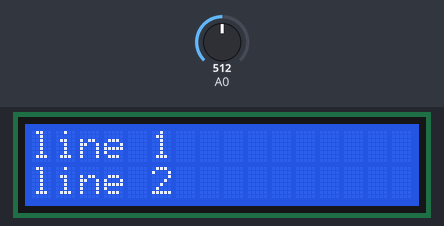
A sketch run on a simulated Arduino Uno, built with avr-gcc and run on an emulated ATmega328P. On the bench: 16×2 character LCD. Inputs (shaded band) come from the test bench; at power-on: A0 = 512.

Above: at 1.2 s.
1.3 s: A0 set to 716
At 1.57 s:
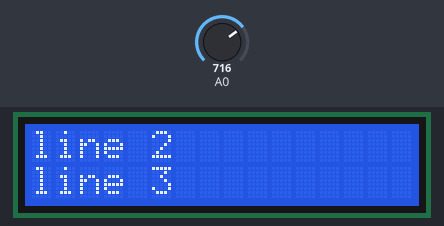
At 2.0 s:
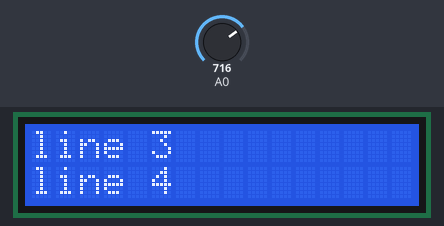
Timing chart, 0 to 4.3 s (numbered marks = the images above; inputs shaded):
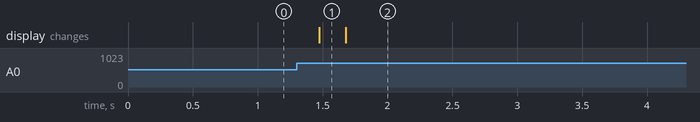

Measured:
- after the input at 1.3 s, the display: changes after 0.17 s (image 1)

The sketch:

LCD-test-with-FM-radio.ino
```cpp
/*
AUTHOR: Enrico Formenti

The circuit:
 * LCD RS pin to digital pin 7
 * LCD Enable pin to digital pin 6
 * LCD D4 pin to digital pin 5
 * LCD D5 pin to digital pin 4
 * LCD D6 pin to digital pin 3
 * LCD D7 pin to digital pin 2
 * LCD R/W pin to ground
 * LCD button value to analog pin A0
*/

#include <LiquidCrystal.h>
//LiquidCrystal lcd(7, 6, 5, 4, 3, 2);
LiquidCrystal lcd(8, 9, 4, 5, 6, 7);

// initialize internal variables
unsigned int l;             // current line number displayed on the first row

// text content of the menus
char *txt[4]={"line 1", "line 2", "line 3", "line 4"};

void printmenulines(unsigned int line) {
    lcd.clear();
    lcd.print(txt[line]);
    lcd.setCursor(0, 1);
    lcd.print(txt[line+1]);
}

void setup() {

  pinMode(A0, INPUT);
  lcd.begin(16, 2);
  lcd.clear();
  l = 0;
  printmenulines(0);

}

// the values below are found reading the analog pin A0
// when one of the five buttons is pressed
// no button = 1023
// B1 = 0
// B2 = 206
// B3 = 426
// B4 = 623
// B5 = 824

// the buttons are remapped to
// 5 = no button pressed
// 0 = button 1 (first button from left)
// 1 = button 2
// 2 = button 3
// 3 = button 4
// 4 = button 5

void loop() {

  // set the cursor to column 0, line 1
  // (note: line 1 is the second row, since counting begins with 0):

  uint8_t button; // code of button pressed
  boolean buttonPressed; // true if a button has been pressed

  button=(uint8_t)map(analogRead(0),0,1023,0,5);

  switch(button) {
    case 3: // down arrow
      buttonPressed = true;
      if(l<2)
        ++l;
        break;
     case 4: // up arrow
      buttonPressed = true;
      if(l>0)
        --l;
        break;
     default:
      buttonPressed = false;
        break;
  }

  if(buttonPressed)
      printmenulines(l);
  delay(200);
}
```
